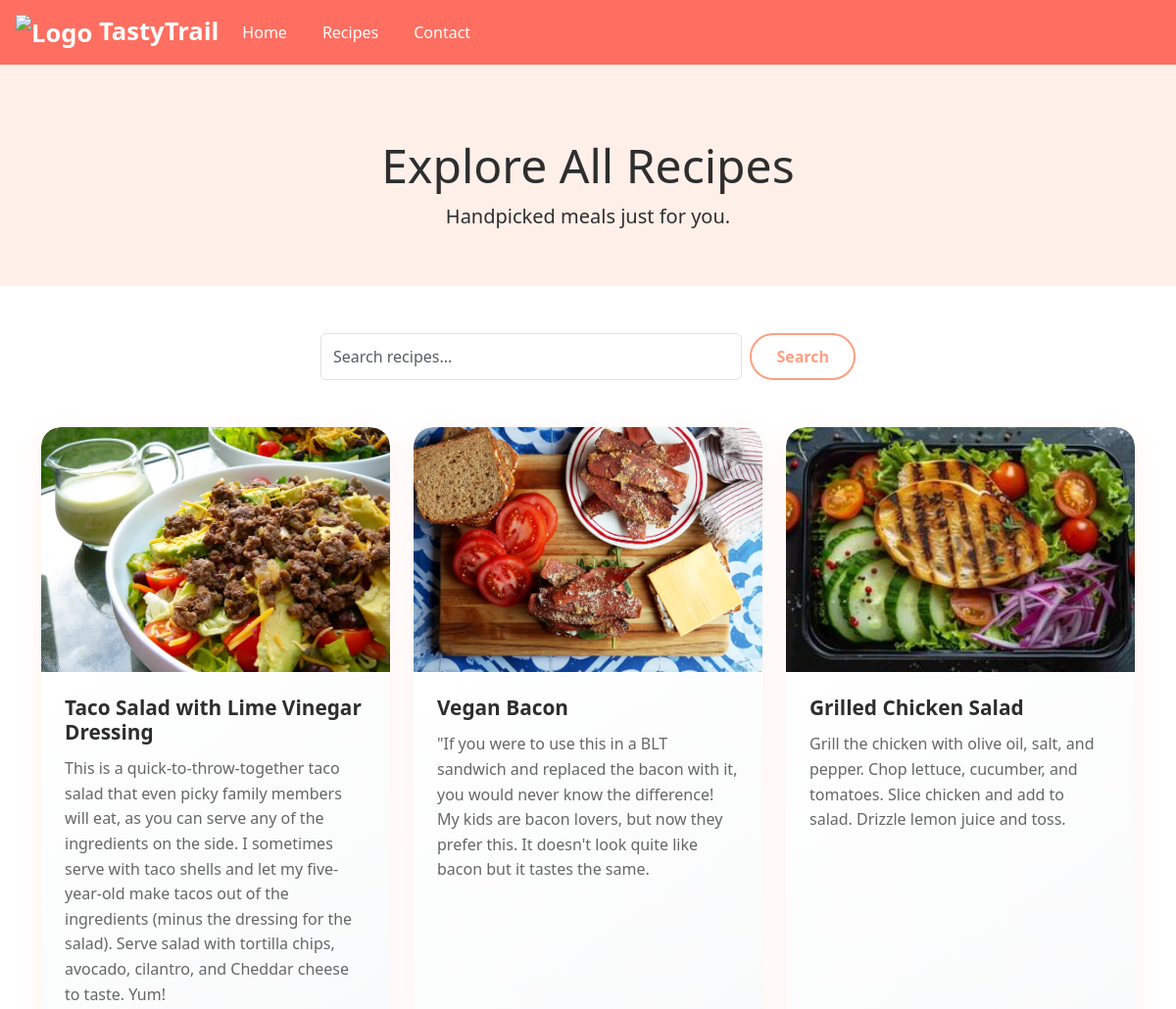
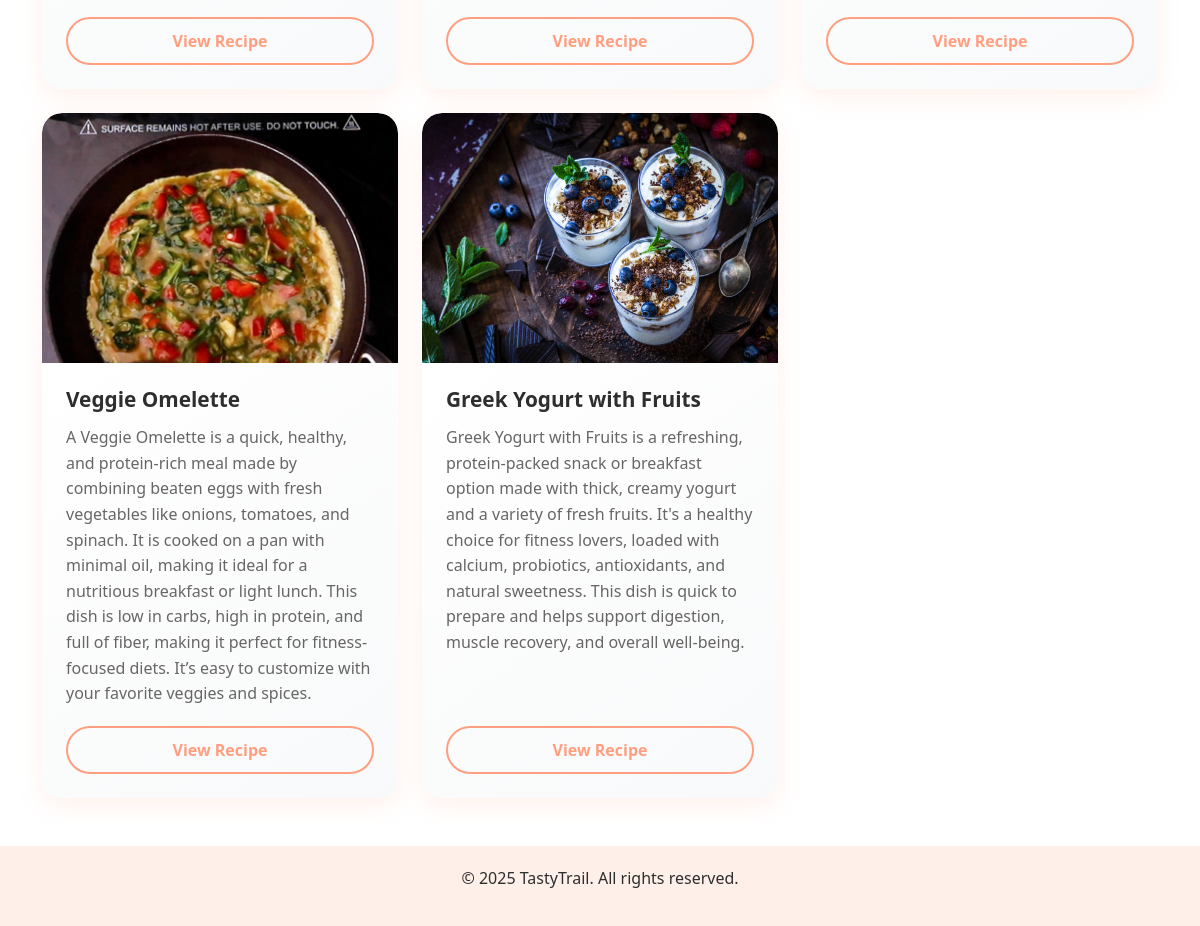
The app's page /recipelist/ with its own data (2 pictures, top to bottom).
### recipes/models.py (models this page shows, shortened)
class RecipesList(models.Model):
    recipe_name = models.CharField(max_length=200,null=False,blank=False)
    recipe_dec = models.CharField(max_length=500,null=False,blank=False)
    recipe_rating = models.IntegerField(null=False,blank=False)
    recipe_directions = models.CharField(max_length=500,null=False,blank=False)
    recipe_ingredients = models.CharField(max_length=500,null=False,blank=False,help_text="Enter a value split by ' , ' ex: <b> nutritional yeast , soya sauce </b> ")
    recipe_img = models.ImageField(upload_to="RecipeImages",blank=True,null=True)

### recipes/views.py (the view)
# urls.py: path('recipelist/',recipeList),
def recipeList(request):
    recipes_data = RecipesList.objects.all()
    if request.GET:
        search = request.GET.get("search")
        print(search)
        recipes_data = RecipesList.objects.filter(recipe_name__icontains = search)
    return render(request,"recipePage.html",context={"recipes_data":recipes_data})

### recipes/templates/recipePage.html (shortened to what this page needs)
<!DOCTYPE html>
<html lang="en">
<head>
    <link href="https://cdn.jsdelivr.net/npm/bootstrap@5.3.3/dist/css/bootstrap.min.css" rel="stylesheet">
    <link href="https://cdn.jsdelivr.net/npm/bootstrap-icons@1.10.5/font/bootstrap-icons.css" rel="stylesheet">
    <link rel="stylesheet" href="/static/recipelist.css">
</head>
<body>
    <nav class="navbar navbar-expand-lg navbar-custom fixed-top px-3">
        <a class="navbar-brand" href="#">
            <img src="https://img.icons8.com/ios-filled/40/ffffff/cooking-book.png" alt="Logo" width="36" height="36">
            TastyTrail
        </a>
        <div class="collapse navbar-collapse justify-content-between" id="navbarNav">
            <ul class="navbar-nav">
                <li class="nav-item"><a class="nav-link active" href="/">Home</a></li>
                <li class="nav-item"><a class="nav-link" href="/recipelist/">Recipes</a></li>
                <li class="nav-item"><a class="nav-link" href="/contact/">Contact</a></li>
            </ul>
        </div>
    </nav>
    <section class="hero">
        <div class="container">
            <h1 class="display-5">Explore All Recipes</h1>
            <p class="lead">Handpicked meals just for you.</p>
        </div>
    </section>
    <section class="container py-5">
        <div class="row mb-4 justify-content-center">
            <div class="col-md-6">
                <form class="d-flex" role="search" method="get">
                    <input class="form-control me-2" type="search" placeholder="Search recipes..."aria-label="Search recipes" id="searchInput" name="search" />
                    <button class="btn btn-outline-primary" type="submit">Search</button>
                </form>
            </div>
        </div>
        <div class="row g-4 mt-3">
           {% for recipe in recipes_data %}
            <div class="col-md-4">
                <div class="card h-100 shadow recipe-card border-0">
                    <div class="card-img-container">
                        <img src="/media/{{recipe.recipe_img}}" class="card-img-top" alt="Pasta">
                    </div>
                    <div class="card-body d-flex flex-column">
                        <h5 class="card-title">{{recipe.recipe_name}}</h5>
                        <p>{{recipe.recipe_dec}}</p>
                        <a href="/recipeview/{{recipe.id}}" class="btn btn-outline-primary mt-auto">View Recipe</a>
                    </div>
                </div>
            </div>
            {% endfor %}
        </div>
    </section>
    <footer>
        <p>&copy; 2025 TastyTrail. All rights reserved.</p>
    </footer>
</body>
</html>

### static/recipelist.css (style rules this page uses)
body { font-family: 'Segoe UI', sans-serif; color: #2E2E2E; }
.navbar-custom { background-color: #FF6F61; }
.navbar-brand { font-weight: bold; font-size: 1.6rem; color: #ffffff !important; }
.navbar-nav .nav-link { color: #ffffff !important; margin-right: 20px; font-weight: 500; }
.hero { padding-top: 140px; padding-bottom: 40px; text-align: center; background-color: #FFEFE9; }
.recipe-card { border-radius: 20px !important; border: none !important; box-shadow: 0 8px 25px rgba(255, 159, 128, 0.15) !important; transition: all 0.4s cubic-bezier(0.175, 0.885, 0.32, 1.275) !important; overflow: hidden; background: linear-gradient(145deg, #ffffff, #f8f9fa); }
.card-img-container { overflow: hidden; border-top-left-radius: 20px !important; border-top-right-radius: 20px !important; position: relative; }
.card-img-top { transition: transform 0.6s cubic-bezier(0.175, 0.885, 0.32, 1.275); height: 250px; object-fit: cover; }
.card-body { padding: 1.5rem; background: linear-gradient(145deg, #ffffff, #f8f9fa); }
.card-title { color: #2E2E2E; font-weight: 700; font-size: 1.3rem; margin-bottom: 0.8rem; }
.card-body p { color: #666; line-height: 1.6; margin-bottom: 1.2rem; }
.btn-outline-primary { border-color: #FF9F80; color: #FF9F80; border-radius: 25px; padding: 10px 25px; font-weight: 600; transition: all 0.3s ease; border-width: 2px; }
footer { background-color: #FFEFE9; color: #2E2E2E; text-align: center; padding: 20px 0; }

### records on screen
RecipesList: recipe_img (picture), recipe_name "Taco Salad with Lime Vinegar Dressing", recipe_dec "This is a quick-to-throw-together taco salad that even picky family members will eat, as you can serve any of the ingredients on the side. I sometimes serve with taco shells and let my five-year-old make tacos out of the ingredients (minus the dressing for the salad). Serve salad with tortilla chips, avocado, cilantro, and Cheddar cheese to taste. Yum!"
RecipesList: recipe_img (picture), recipe_name "Vegan Bacon", recipe_dec "\"If you were to use this in a BLT sandwich and replaced the bacon with it, you would never know the difference! My kids are bacon lovers, but now they prefer this. It doesn't look quite like bacon but it tastes the same."
RecipesList: recipe_img (picture), recipe_name "Grilled Chicken Salad", recipe_dec "Grill the chicken with olive oil, salt, and pepper. Chop lettuce, cucumber, and tomatoes. Slice chicken and add to salad. Drizzle lemon juice and toss."
RecipesList: recipe_img (picture), recipe_name "Veggie Omelette", recipe_dec "A Veggie Omelette is a quick, healthy, and protein-rich meal made by combining beaten eggs with fresh vegetables like onions, tomatoes, and spinach. It is cooked on a pan with minimal oil, making it ideal for a nutritious breakfast or light lunch. This dish is low in carbs, high in protein, and full of fiber, making it perfect for fitness-focused diets. It’s easy to customize with your favorite veggies and spices."
RecipesList: recipe_img (picture), recipe_name "Greek Yogurt with Fruits", recipe_dec "Greek Yogurt with Fruits is a refreshing, protein-packed snack or breakfast option made with thick, creamy yogurt and a variety of fresh fruits. It's a healthy choice for fitness lovers, loaded with calcium, probiotics, antioxidants, and natural sweetness. This dish is quick to prepare and helps support digestion, muscle recovery, and overall well-being."
